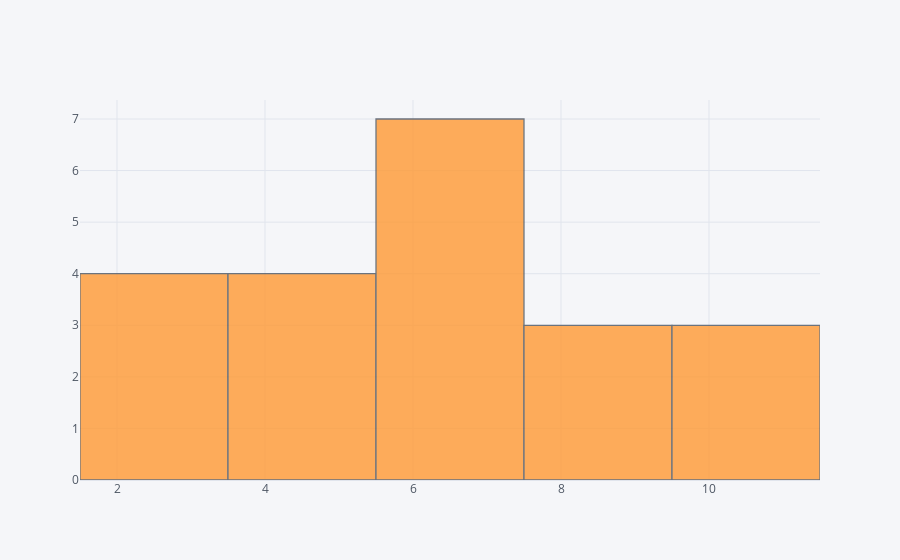

Source (notebook cell):
### Code cell
df['sorting_time'].iplot(kind='hist')

### Figure 1 — Plotly figure (JSON) as saved in the notebook; plotly's stock layout.template omitted (floating-point values rounded to 4 significant figures)
{"data": [{"histfunc": "count", "histnorm": "", "marker": {"color": "rgba(255, 153, 51, 1.0)", "line": {"color": "#4D5663", "width": 1.3}}, "name": "sorting_time", "opacity": 0.8, "orientation": "v", "type": "histogram", "x": [10, 4, 6, 9, 10, 6, 7, 3, 10, 9, 8, 4, 7, 3, 3, 4, 6, 7, 2, 7, 5]}], "layout": {"barmode": "overlay", "legend": {"bgcolor": "#F5F6F9", "font": {"color": "#4D5663"}}, "paper_bgcolor": "#F5F6F9", "plot_bgcolor": "#F5F6F9", "title": {"font": {"color": "#4D5663"}}, "xaxis": {"gridcolor": "#E1E5ED", "showgrid": true, "tickfont": {"color": "#4D5663"}, "title": {"font": {"color": "#4D5663"}, "text": ""}, "zerolinecolor": "#E1E5ED"}, "yaxis": {"gridcolor": "#E1E5ED", "showgrid": true, "tickfont": {"color": "#4D5663"}, "title": {"font": {"color": "#4D5663"}, "text": ""}, "zerolinecolor": "#E1E5ED"}}}
